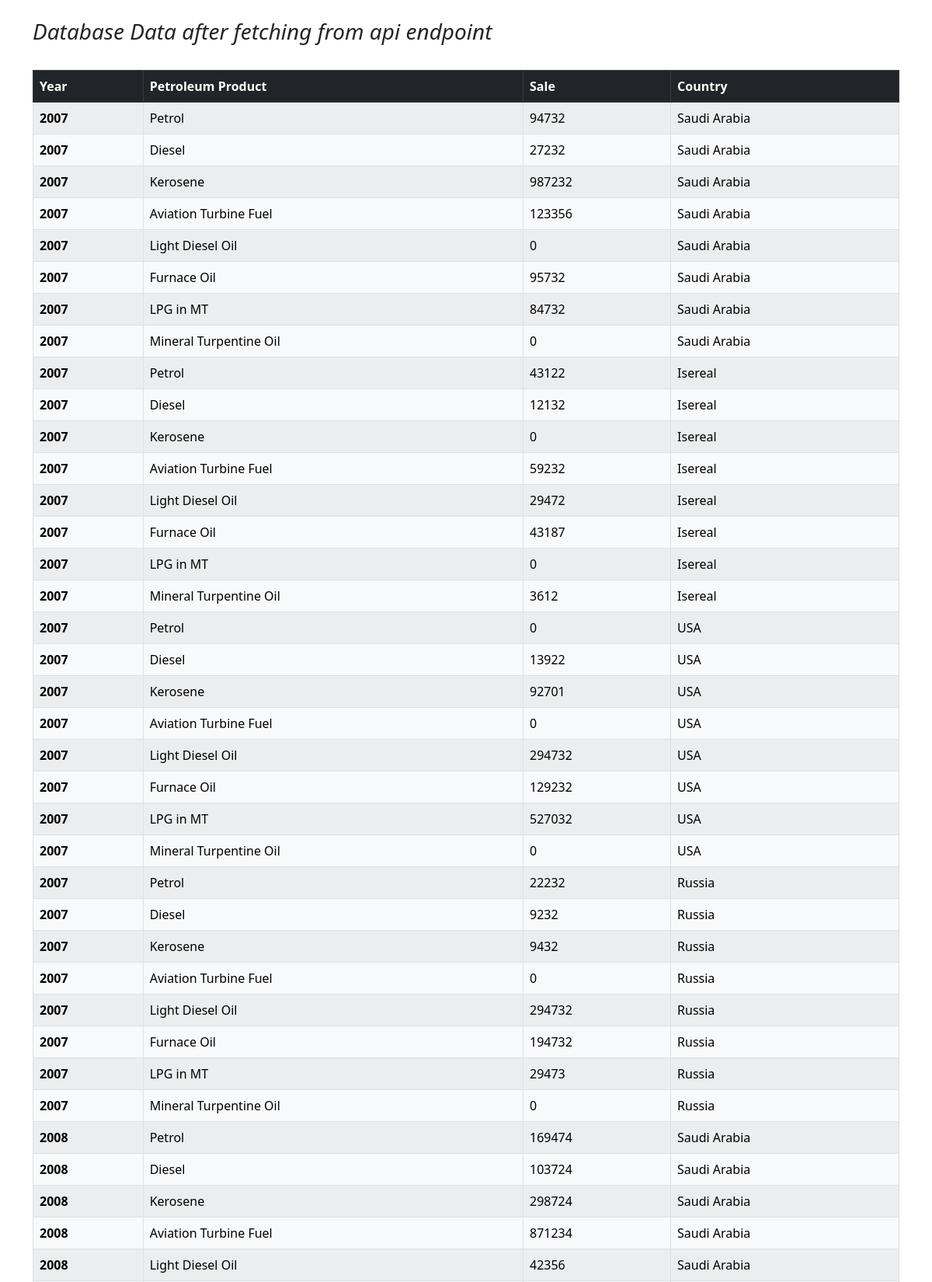
The page / (upper part) on the database its author committed.
### core/models.py (models this page shows, shortened)
class Data(models.Model):
    class Meta:
        ordering = ("year",)
    year = models.IntegerField()
    sale = models.IntegerField()
    country = models.CharField(max_length=15,null=True)
    product = models.CharField(max_length=100,null=True)

### core/views.py (the view)
# urls.py: path('',dataView,name="data view"),
def dataView(request):
    url = "https://raw.githubusercontent.com/younginnovations/internship-challenges/master/programming/petroleum-report/data.json"
    res = req.get(url).json()
    context ={
        'overall_sale_by_country':Data.objects.all(),
    }
    return render(request, 'index.html',context)

### core/templates/index.html (shortened to what this page needs)
<!DOCTYPE html>
<html lang="en">
<head>
    <link href="https://cdn.jsdelivr.net/npm/bootstrap@5.0.0/dist/css/bootstrap.min.css" rel="stylesheet">
</head>
<body class ="container">
    <br>
    <h3><i>Database Data after fetching from api endpoint</i></h3>
    <br>
    <div class="tableFixHead bg-dark">
    <table class="table table-striped table-light table-bordered">
        <thead class="table-dark">
            <th scope="col">Year</th>
            <th scope="col">Petroleum Product</th>
            <th scope="col">Sale</th>
            <th scope="col">Country</th>
        </thead>
        <tbody style="height: 10px !important; overflow: scroll; ">
            {% for i in overall_sale_by_country %}
            <tr>
                <th scope="col">{{i.year}}</th>
                <td>{{i.product}}</td>
                <td>{{i.sale}}</td>
                <td>{{i.country}}</td>
            </tr>
            {% endfor %}
        </tbody>
    </table>
</body>
</html>

### rows shown on the page
Data: year "2007", product "Petrol", sale "94732", country "Saudi Arabia"
Data: year "2007", product "Diesel", sale "27232", country "Saudi Arabia"
Data: year "2007", product "Kerosene", sale "987232", country "Saudi Arabia"
Data: year "2007", product "Aviation Turbine Fuel", sale "123356", country "Saudi Arabia"
Data: year "2007", product "Light Diesel Oil", sale "0", country "Saudi Arabia"
Data: year "2007", product "Furnace Oil", sale "95732", country "Saudi Arabia"
Data: year "2007", product "LPG in MT", sale "84732", country "Saudi Arabia"
Data: year "2007", product "Mineral Turpentine Oil", sale "0", country "Saudi Arabia"
Data: year "2007", product "Petrol", sale "43122", country "Isereal"
Data: year "2007", product "Diesel", sale "12132", country "Isereal"
Data: year "2007", product "Kerosene", sale "0", country "Isereal"
Data: year "2007", product "Aviation Turbine Fuel", sale "59232", country "Isereal"
Data: year "2007", product "Light Diesel Oil", sale "29472", country "Isereal"
Data: year "2007", product "Furnace Oil", sale "43187", country "Isereal"
Data: year "2007", product "LPG in MT", sale "0", country "Isereal"
Data: year "2007", product "Mineral Turpentine Oil", sale "3612", country "Isereal"
Data: year "2007", product "Petrol", sale "0", country "USA"
Data: year "2007", product "Diesel", sale "13922", country "USA"
Data: year "2007", product "Kerosene", sale "92701", country "USA"
Data: year "2007", product "Aviation Turbine Fuel", sale "0", country "USA"
Data: year "2007", product "Light Diesel Oil", sale "294732", country "USA"
Data: year "2007", product "Furnace Oil", sale "129232", country "USA"
Data: year "2007", product "LPG in MT", sale "527032", country "USA"
Data: year "2007", product "Mineral Turpentine Oil", sale "0", country "USA"
Data: year "2007", product "Petrol", sale "22232", country "Russia"
Data: year "2007", product "Diesel", sale "9232", country "Russia"
Data: year "2007", product "Kerosene", sale "9432", country "Russia"
Data: year "2007", product "Aviation Turbine Fuel", sale "0", country "Russia"
Data: year "2007", product "Light Diesel Oil", sale "294732", country "Russia"
Data: year "2007", product "Furnace Oil", sale "194732", country "Russia"
Data: year "2007", product "LPG in MT", sale "29473", country "Russia"
Data: year "2007", product "Mineral Turpentine Oil", sale "0", country "Russia"
Data: year "2008", product "Petrol", sale "169474", country "Saudi Arabia"
Data: year "2008", product "Diesel", sale "103724", country "Saudi Arabia"
Data: year "2008", product "Kerosene", sale "298724", country "Saudi Arabia"
Data: year "2008", product "Aviation Turbine Fuel", sale "871234", country "Saudi Arabia"
Data: year "2008", product "Light Diesel Oil", sale "42356", country "Saudi Arabia"
